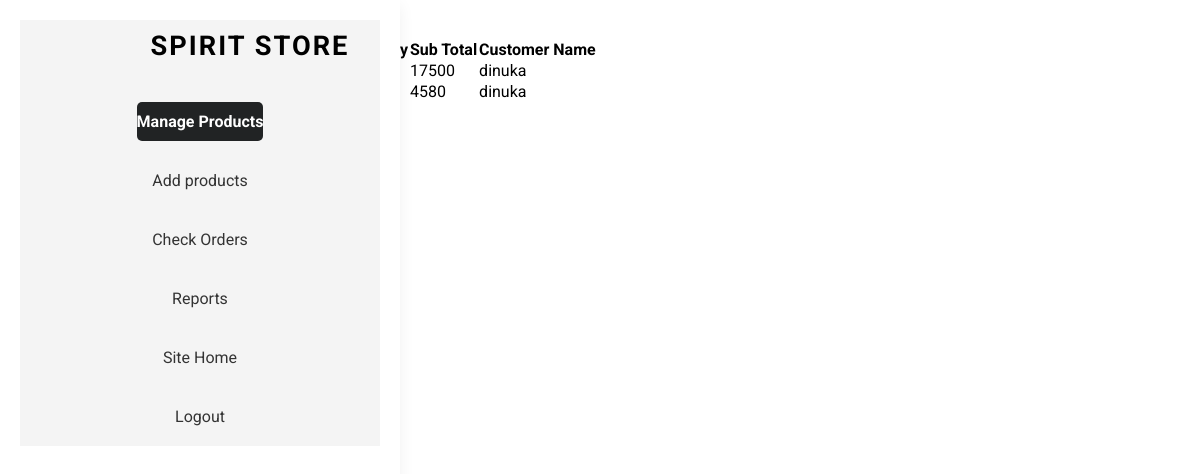
Page /pages/supplier/order_details.php (signed in) on the committed database.
### tables this page shows
CREATE TABLE IF NOT EXISTS `orderdetails` (
  `OrderDetailID` int NOT NULL AUTO_INCREMENT,
  `OrderID` int DEFAULT NULL,
  `ProductID` int DEFAULT NULL,
  `Quantity` int NOT NULL,
  `SubTotal` double NOT NULL,
  `storeID` int DEFAULT NULL,
  PRIMARY KEY (`OrderDetailID`),
  KEY `OrderID` (`OrderID`),
  KEY `ProductID` (`ProductID`)
);

CREATE TABLE IF NOT EXISTS `customer` (
  `id` int NOT NULL AUTO_INCREMENT,
  `name` varchar(100) NOT NULL,
  `email` varchar(100) NOT NULL,
  `phone` varchar(15) DEFAULT NULL,
  `password` text NOT NULL,
  `state` varchar(50) DEFAULT NULL,
  `city` varchar(50) DEFAULT NULL,
  `postal_code` varchar(10) DEFAULT NULL,
  PRIMARY KEY (`id`),
  UNIQUE KEY `email` (`email`),
  UNIQUE KEY `phone` (`phone`)
);

### pages/supplier/order_details.php (the view, shortened to what this page needs)
<?php
include('../../Headers/supplierHeadder.php');
include(__DIR__ . '../../../dbconnect.php');
$supplier_id = $_SESSION['userid'];
$sql = "SELECT store_id FROM store WHERE supplier_id = '$supplier_id'";
$result = $connection->query($sql);
$row = $result->fetch_array();
$store_id = $row[0];
$sql = "SELECT * FROM orderdetails WHERE storeID = '$store_id'";
$result = $connection->query($sql);
?>
<!DOCTYPE html>
<html lang="en">
<head>
</head>
<body>
    <h1>Order details</h1>
    <table>
        <thead>
            <tr>
                <th>Date</th>
                <th>Product</th>
                <th>Quantity</th>
                <th>Sub Total</th>
                <th>Customer Name</th>
            </tr>
        </thead>
        <tbody>
            <?php
            while ($row = $result->fetch_assoc()) {
                $sql = "SELECT OrderDate, CustomerID FROM orders WHERE OrderID = '$row[OrderID]'";
                $re = $connection->query($sql);
                $r = $re->fetch_array();
                $date = $r[0];
                $customer_id = $r[1];
                $sql = "SELECT Name FROM product WHERE ProductID = '$row[ProductID]'";
                $re = $connection->query($sql);
                $r = $re->fetch_array();
                $product_name = $r[0];
                $sql = "SELECT name FROM customer WHERE id = '$customer_id'";
                $re = $connection->query($sql);
                $r = $re->fetch_array();
                $customer_name = $r[0];
                echo "
                        <tr>
                            <td>$date</td>
                            <td>$product_name</td>
                            <td>$row[Quantity]</td>
                            <td>$row[SubTotal]</td>
                            <td>$customer_name</td>
                        </tr>
                    ";
            }
            ?>
        </tbody>
    </table>
</body>
</html>

### styles/supplierh.css (style rules this page uses)
* { font-family: "Roboto", sans-serif; }

### Headers/supplierHeadder.php (style rules this page uses)
* { margin: 0; padding: 0; box-sizing: border-box; font-family: "Roboto", sans-serif; }

### rows in the picture
orderdetails: SubTotal "17500", customer.name "dinuka"
orderdetails: SubTotal "4580", customer.name "dinuka"
